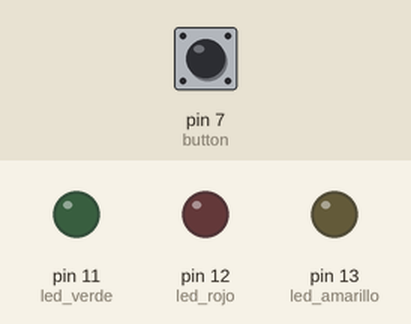
Bench run of a sketch on a simulated Arduino Uno, built with avr-gcc and run on an emulated ATmega328P. On the bench: output pins drawn as LEDs (lit = HIGH). Dashed ring = blinking. The test bench sets the inputs (shaded band); at power-on: pin 7 (button) LOW.

Above: at 1.6 s.
1.7 s: pin 7 (button) pulled HIGH for 0.5 s
At 2.1 s:
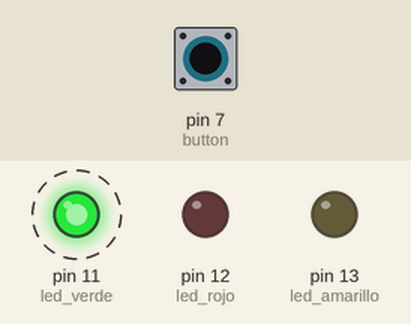
At 2.5 s:
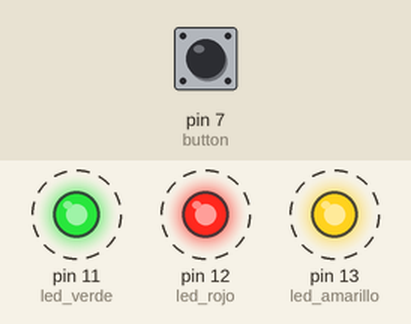
Timing chart, 0 to 10.7 s (numbered marks = the images above; inputs shaded):
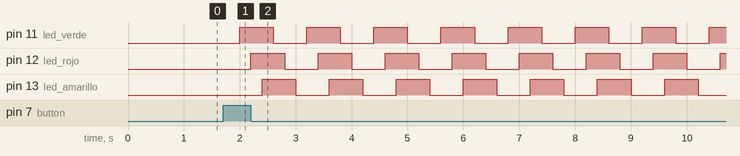

The sketch:

lab1_3_0.ino
```cpp
// C++ code
//
const int led_verde = 11;
const int led_rojo = 12;
const int led_amarillo = 13;
const int button = 7;
int value;
int opcion;

void setup()
{
  Serial.begin(9600);
  pinMode(led_verde, OUTPUT);
  pinMode(led_rojo, OUTPUT);
  pinMode(led_amarillo, OUTPUT);
  pinMode(button, INPUT);
}

void loop()
{
  value = digitalRead(button);
  if(value == HIGH){
        while (true) {
          digitalWrite(led_verde, HIGH);
          delay(200);
          digitalWrite(led_rojo, HIGH);
          delay(200);
          digitalWrite(led_amarillo, HIGH);
          delay(200);
          digitalWrite(led_verde, LOW);
          delay(200);
          digitalWrite(led_rojo, LOW);
          delay(200);
          digitalWrite(led_amarillo, LOW);
          delay(200);
        }
  } else{
    digitalWrite(led_amarillo, LOW);
    delay(200);
    digitalWrite(led_rojo, LOW);
    delay(200);
    digitalWrite(led_verde, LOW);
  }
}
```

Measured:
- after the input at 1.7 s, pin 11 (led_verde): alternates HIGH for 0.60 s and LOW for 0.60 s, starting after 0.30 s; pin 12 (led_rojo): alternates HIGH for 0.60 s and LOW for 0.60 s, starting after 0.50 s; pin 13 (led_amarillo): alternates HIGH for 0.60 s and LOW for 0.60 s, starting after 0.70 s
